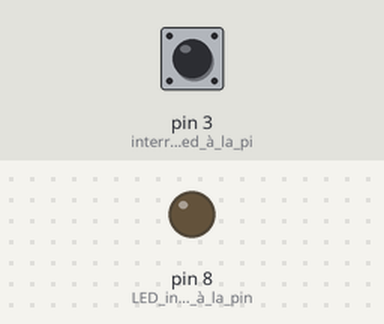
The sketch below on a simulated Arduino Uno, built with avr-gcc and run on an emulated ATmega328P. Shown: output pins drawn as LEDs (lit = HIGH). The test bench sets the inputs (shaded band); at power-on: pin 3 (interrupteur_Reed_à_la_pi) LOW.

Above: at 1.2 s.
1.3 s: pin 3 (interrupteur_Reed_à_la_pi) pulled HIGH for 0.15 s
At 1.37 s:
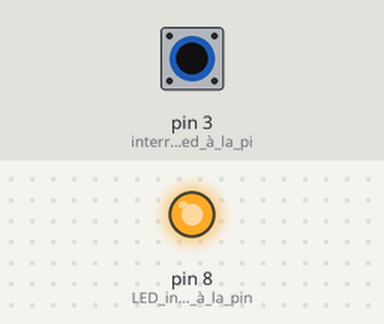
2.9 s: pin 3 (interrupteur_Reed_à_la_pi) pulled HIGH for 3.2 s
At 7.1 s:
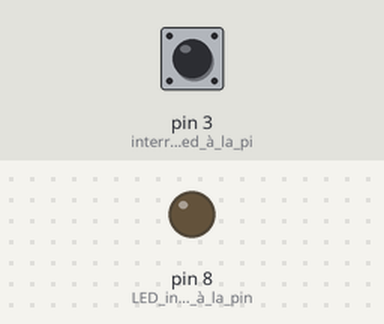
Timing chart, 0 to 8.6 s (numbered marks = the images above; inputs shaded):
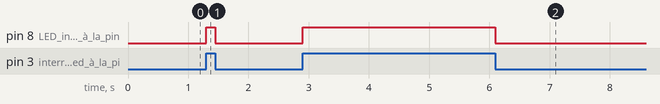

Measured:
- after the input at 1.3 s, pin 8 (LED_indicatrice_à_la_pin): LOW → HIGH at once, → LOW 0.15 s later
- after the input at 2.9 s, pin 8 (LED_indicatrice_à_la_pin): LOW → HIGH at once, → LOW 3.2 s later

The sketch:

Anemometre.ino
```cpp
#define PI 3.14
float V;
unsigned long tempsDebut;  // passage précédent de l'aimant

int etatPrecedent;  // lors de du dernier passage dans le loop,
                    // l'aimant était là, ou pas?

void setup() {
  pinMode(3, INPUT);   // interrupteur Reed à la pin 3
  pinMode(8,OUTPUT);  // LED indicatrice à la pin 8
  Serial.begin(9600);  // moniteur série
  etatPrecedent = digitalRead(3); // on vérifie si l'aimant est là ou pas
}

void loop() {

  int etat, delai;
  unsigned long tempsFin;

  etat = digitalRead(3);  // on vérifie si l'aimant est là ou pas

  digitalWrite(8,etat);

  if ((etat) && (!etatPrecedent)){ // l'aimant vient d'arriver
    if (tempsDebut > 0){  // nous connaissons le moment du début de ce tour
      tempsFin = millis();
      delai = tempsFin - tempsDebut;  // durée du tour qui vient de se terminer
      Serial.print("Periode :" );
      Serial.print(delai);
      V=3.6*1000*2*PI*0.1/delai;
      Serial.print("  miliseconsecondes,  Vitesse :");
      Serial.print(V);
      Serial.println(" km/h");
    }

    tempsDebut = tempsFin;  // mise à jour de la variable
  }

  etatPrecedent = etat;  // mise à jour de la variable
}
```
